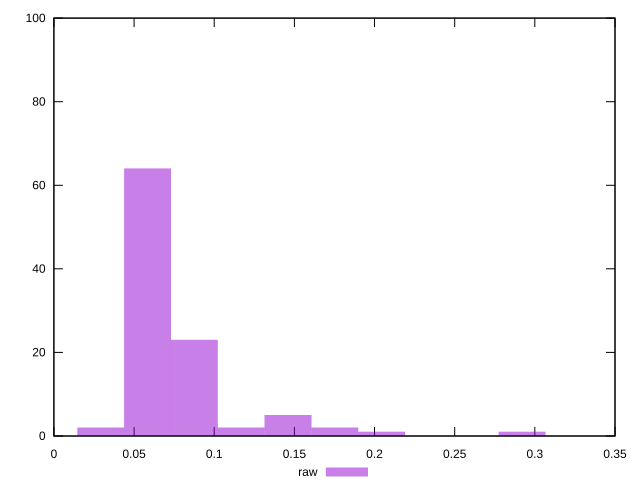

Source code (gnuplot):
reset
set terminal svg size 640, 490 enhanced background rgb 'white'
set output "reprap/network-rtt/samples/pages+cached+noexternal/raw/histogram.svg"

$raw <<EOF
0.058398894774590725 64
0.08759834216188608 23
0.14599723693647682 5
0.20439613171106755 1
0.029199447387295362 2
0.11679778954918145 2
0.29199447387295363 1
0.17519668432377217 2
EOF

set key outside below
set boxwidth 0.029199447387295362
set yrange [0:100]
set style fill transparent solid 0.5 noborder

plot \
  $raw title "raw" with boxes, \


reset
